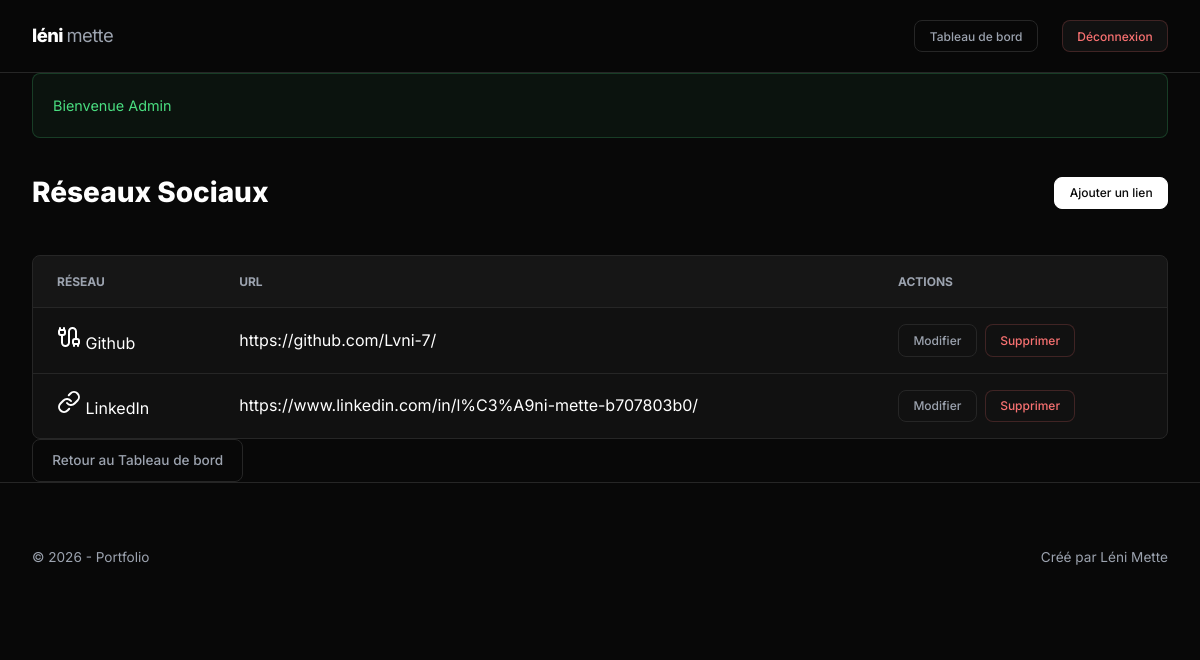
/index.php?action=social-list (signed in), run on the app's committed database.
### tables this page shows
CREATE TABLE `profile` (
  `id` int(11) NOT NULL,
  `name` varchar(255) NOT NULL,
  `description` text,
  `date_of_birth` date DEFAULT NULL,
  `email` varchar(255) DEFAULT NULL,
  `phone_number` varchar(50) DEFAULT NULL,
  `id_image` int(11) DEFAULT NULL
);

CREATE TABLE `socials` (
  `id` int(11) NOT NULL,
  `name` varchar(255) NOT NULL,
  `icon` varchar(255) DEFAULT NULL,
  `url` varchar(255) NOT NULL
);

### controllers/AdminController.php (called while the page is built, shortened)
<?php
class AdminController extends AbstractController {
    public function socialList(): void {
        $socialRepo = new SocialRepository();
        $this->render('admin/social_list', [
            'socials' => $socialRepo->findAll(),
            'title' => 'Gestion des Réseaux Sociaux'
        ]);
    }
}

### index.php (called while the page is built, shortened)
<?php
spl_autoload_register(function ($class) {
    $relative_class = substr($class, 4);
    $parts = explode('\\', $relative_class);
    if (count($parts) > 1) {
        $parts[0] = strtolower($parts[0]);
    }
    $file = __DIR__ . '/' . implode('/', $parts) . '.php';
});
$router = new Routing();
$router->handleRequest();

### repository/AbstractRepository.php (called while the page is built, shortened)
<?php
abstract class AbstractRepository {
    public function __construct() {
        $this->db = Database::getInstance();
    }
}

### services/Database.php (called while the page is built, shortened)
<?php
class Database {
    private static $instance = null;
    private function __construct() {
        try {
            $this->pdo = new PDO(
                "mysql:host=" . DB_HOST . ";dbname=" . DB_NAME . ";charset=utf8mb4",
                DB_USER,
                DB_PASS,
                [
                    PDO::ATTR_ERRMODE => PDO::ERRMODE_EXCEPTION,
                    PDO::ATTR_DEFAULT_FETCH_MODE => PDO::FETCH_ASSOC,
                    PDO::ATTR_EMULATE_PREPARES => false,
                ]
            );
        } catch (PDOException $e) {
            die("Erreur de connexion : " . $e->getMessage());
        }
    }
    public static function getInstance() {
        if (self::$instance === null) {
            self::$instance = new self();
        }
        return self::$instance->pdo;
    }
}

### repository/ProfileRepository.php (called while the page is built, shortened)
<?php
class ProfileRepository extends AbstractRepository {
    public function findOne(): ?Profile {
        try {
            $stmt = $this->db->query("SELECT * FROM profile LIMIT 1");
            $profile = $stmt->fetchObject(Profile::class);
            return $profile ?: null;
        } catch (\PDOException $e) {
            error_log($e->getMessage());
            return null;
        }
    }
}

### models/Profile.php (called while the page is built, shortened)
<?php
class Profile {
    protected $name;
    public function getName(): string { return $this->name ?? ''; }
}

### repository/SocialRepository.php (called while the page is built, shortened)
<?php
class SocialRepository extends AbstractRepository {
    public function findAll(): array {
        try {
            $stmt = $this->db->query("SELECT * FROM socials ORDER BY name ASC");
            return $stmt->fetchAll(PDO::FETCH_CLASS, Social::class);
        } catch (\PDOException $e) {
            error_log($e->getMessage());
            return [];
        }
    }
}

### models/Social.php (called while the page is built, shortened)
<?php
class Social {
    protected $id;
    protected $name;
    protected $icon;
    protected $url;
    public function getId(): ?int { return (int)$this->id ?: null; }
    public function getName(): string { return $this->name ?? ''; }
    public function getIcon(): string { return $this->icon ?? ''; }
    public function getUrl(): string { return $this->url ?? ''; }
}

### views/admin/social_list.phtml (the view)
<div class="admin-header">
    <h1>Réseaux Sociaux</h1>
    <a href="index.php?action=social-form" class="btn btn-primary btn-sm">Ajouter un lien</a>
</div>
<div class="admin-table-container">
    <table class="admin-table">
        <thead>
            <tr>
                <th>Réseau</th>
                <th>URL</th>
                <th>Actions</th>
            </tr>
        </thead>
        <tbody>
            <?php foreach ($socials as $social): ?>
                <tr>
                    <td>
                        <span class="social-preview">
                            <span class="social-icon-preview">
                                <i data-lucide="<?= htmlspecialchars($social->getIcon() ?: 'link') ?>"></i>
                            </span>
                            <?= htmlspecialchars($social->getName()) ?>
                        </span>
                    </td>
                    <td><a href="<?= htmlspecialchars($social->getUrl()) ?>" target="_blank" class="url-link"><?= htmlspecialchars($social->getUrl()) ?></a></td>
                    <td>
                        <div class="actions-flex">
                            <a href="index.php?action=social-form&id=<?= (int)$social->getId() ?>" class="btn btn-secondary btn-sm">Modifier</a>
                            <a href="index.php?action=social-delete&id=<?= (int)$social->getId() ?>"
                               class="btn btn-danger btn-sm"
                               onclick="return confirm('Supprimer ce lien social ?')">Supprimer</a>
                        </div>
                    </td>
                </tr>
            <?php endforeach; ?>
        </tbody>
    </table>
</div>
<div class="mt-4">
    <a href="index.php?action=admin-dashboard" class="btn btn-secondary">Retour au Tableau de bord</a>
</div>

### views/layout.phtml (shortened to what this page needs)
<!DOCTYPE html>
<html lang="fr">
<head>
    <link rel="stylesheet" href="assets/css/index.css?v=2.1">
</head>
<body>
    <header>
        <div class="container">
            <a href="index.php?action=home" class="logo">
                <?php
                    if (isset($profile) && $profile):
                    $parts = explode(' ', $profile->getName());
                ?>
                    <?= htmlspecialchars($parts[0] ?? 'Portfolio') ?> <span><?= htmlspecialchars($parts[1] ?? '') ?></span>
                <?php else: ?>
                    Mon <span>Portfolio</span>
                <?php endif; ?>
            </a>
            <div class="header-nav">
                <?php
                    if (isset($_SESSION['user'])): ?>
                    <a href="index.php?action=admin-dashboard" class="btn btn-secondary btn-sm">Tableau de bord</a>
                    <a href="index.php?action=logout" class="btn btn-danger btn-sm">Déconnexion</a>
                <?php else: ?>
                    <a href="index.php?action=login" class="nav-icon-admin" title="Connexion">
                        <i data-lucide="shield" style="width:20px; height:20px;"></i>
                    </a>
                <?php endif; ?>
            </div>
        </div>
    </header>
    <main class="container">
        <?php
            if (isset($_SESSION['flash'])): ?>
            <?php foreach ($_SESSION['flash'] as $type => $message): ?>
                <div class="alert alert-<?= $type ?>">
                    <?= htmlspecialchars($message) ?>
                </div>
            <?php endforeach;
            unset($_SESSION['flash']); ?>
        <?php endif; ?>
        <?php
            include __DIR__ . '/' . $content . '.phtml'; ?>
    </main>
    <footer>
        <div class="container">
            <div class="footer-left">
                &copy; <?= date('Y') ?> - Portfolio
            </div>
            <div class="footer-right">
                <?php if (isset($profile) && $profile): ?>
                    Créé par <?= htmlspecialchars($profile->getName()) ?>
                <?php endif; ?>
            </div>
        </div>
    </footer>
</body>
</html>

### assets/css/index.css (style rules this page uses)
:root { --bg: #080808; --surface: #111111; --surface-hover: #161616; --text: #ffffff; --dim-text: #9ca3af; --border: #262626; --accent: #6366f1; --accent-rgb: 99, 102, 241; --primary: #6366f1; --radius: 8px; --font-main: Inter, system-ui, -apple-system, sans-serif; --font-title: Outfit, sans-serif; }
* { box-sizing: border-box; margin: 0; padding: 0; }
body { background-color: var(--bg); color: var(--text); font-family: var(--font-main); line-height: 1.6; -webkit-font-smoothing: antialiased; }
.container { max-width: 1400px; margin: 0 auto; padding: 0 1.5rem; }
@media (min-width: 768px) { .container { padding: 0 2rem; } }
a { text-decoration: none; color: inherit; transition: var(--transition); }
.btn { display: inline-flex; align-items: center; justify-content: center; padding: 0.6rem 1.2rem; border-radius: var(--radius); font-size: 0.85rem; font-weight: 500; transition: var(--transition); background: var(--surface); border: 1px solid var(--border); cursor: pointer; color: var(--text); }
.btn-primary { background: var(--text); color: var(--bg); border-color: var(--text); }
.btn-secondary { background: transparent; border-color: var(--border); color: var(--dim-text); }
.btn-danger { color: #f87171; border-color: rgba(248, 113, 113, 0.2); }
.btn-sm { padding: 0.35rem 0.9rem; font-size: 0.75rem; }
.alert { padding: 1.25rem; border-radius: var(--radius); margin-bottom: 2rem; font-size: 0.9rem; border: 1px solid var(--border); }
.alert-success { color: #4ade80; border-color: rgba(74, 222, 128, 0.2); background: rgba(74, 222, 128, 0.05); }
header { background: rgba(8, 8, 8, 0.85); backdrop-filter: blur(12px); -webkit-backdrop-filter: blur(12px); border-bottom: 1px solid var(--border); padding: 1.25rem 0; position: sticky; top: 0; z-index: 100; }
header .container { display: flex; justify-content: space-between; align-items: center; }
header .logo { font-size: 1.15rem; font-weight: 800; text-transform: lowercase; letter-spacing: -0.03em; color: var(--text); }
header .logo span { color: var(--dim-text); font-weight: 400; }
header .header-nav { display: flex; gap: 1.5rem; align-items: center; }
footer { padding: 4rem 0; border-top: 1px solid var(--border); color: var(--dim-text); font-size: 0.85rem; }
footer .container { display: flex; flex-direction: column; gap: 1rem; }
@media (min-width: 768px) { footer .container { flex-direction: row; justify-content: space-between; } }
.admin-header { margin-bottom: 2.5rem; display: flex; justify-content: space-between; align-items: center; flex-wrap: wrap; gap: 1rem; }
.admin-header h1 { font-size: 1.75rem; font-weight: 800; }
.admin-table-container { background: var(--surface); border: 1px solid var(--border); border-radius: var(--radius); overflow-x: auto; margin-top: 2rem; }
.admin-table { width: 100%; border-collapse: collapse; min-width: 600px; }
.admin-table th, .admin-table td { padding: 1rem 1.5rem; text-align: left; border-bottom: 1px solid var(--border); }
.admin-table th { font-size: 0.75rem; text-transform: uppercase; color: var(--dim-text); background: rgba(255, 255, 255, 0.02); }
.admin-table tr:last-child td { border-bottom: none; }
.admin-table .actions-flex { display: flex; gap: 0.5rem; }

### data on the page
profile: name "léni", name "mette", name "Léni Mette"
socials: name "Github", url "https://github.com/Lvni-7/"
socials: name "LinkedIn", url "https://www.linkedin.com/in/l%C3%A9ni-mette-b707803b0/"

### other printed values
$message "Bienvenue Admin"
